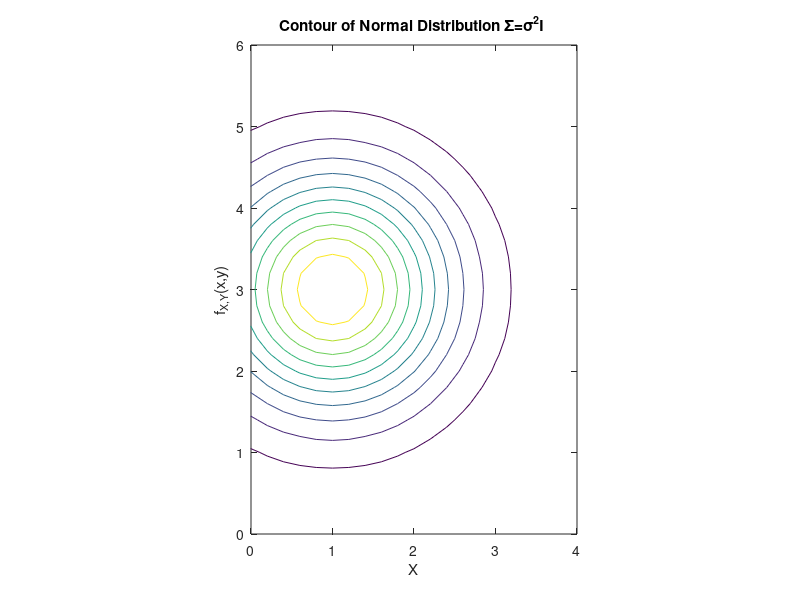
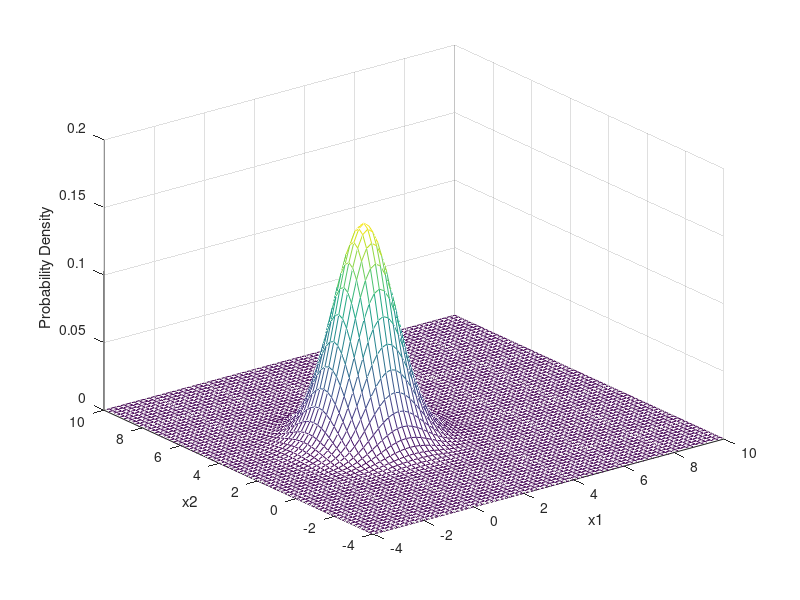
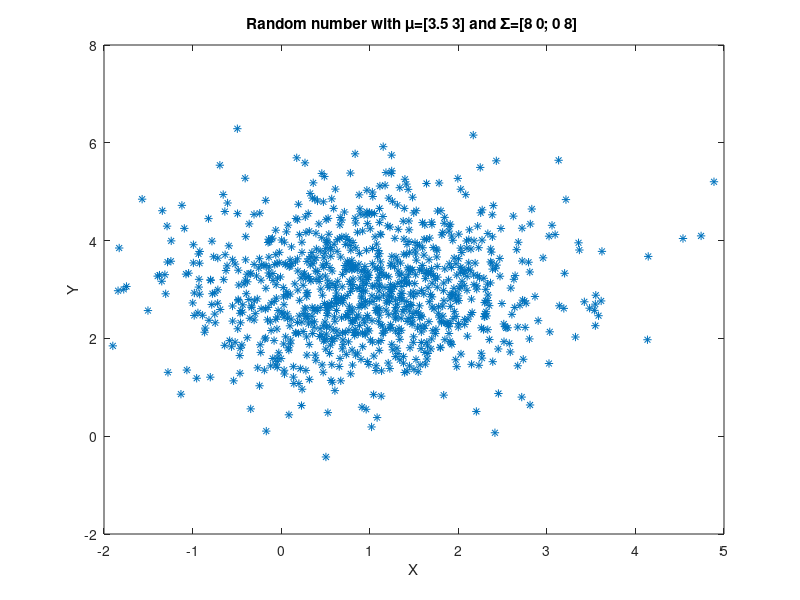

These charts were generated, in order, by the following MATLAB code:
clc
clear
close all
%%%%%%%%%%%%%%%%
% mean and covarince
mu = [1 3];
Sigma = [1 0; 0 1];   %% Contours are circle
%%%%%%%%%%%%%%%%%%%%%%%%%%
x1 = -4:.2:10; x2 = -4:.2:10;
[X1,X2] = meshgrid(x1,x2);
%%%%%%%%%%%%%%%%%%%%%%%%%%%%%%%
F = mvnpdf([X1(:) X2(:)],mu,Sigma); %%% multivariative guassian pdf
F = reshape(F,length(x2),length(x1));
%%%%%%%%%%%%%%%%%%%%%%%%%%%%%
contour(x1,x2,F);
ylim([0 6]);
xlim([0 4]);
axis equal
xlabel('X');
ylabel('f_{X,Y}(x,y)');
title('Contour of Normal Distribution \Sigma=\sigma^2I ');
figure
%%%%%%%%%%%%%%%%%%%%%%%%%%
mesh(x1,x2,F);
xlabel('x1'); 
ylabel('x2'); 
zlabel('Probability Density');
%%%%%%%%%%%%%%%%%%%%%%%%%%%%%%
y=mvnrnd(mu,Sigma,1000);
figure
plot(y(:,1),y(:,2),'*');
xlabel('X');
ylabel('Y');
title('Random number with \mu=[3.5 3] and \Sigma=[8 0; 0 8] ');